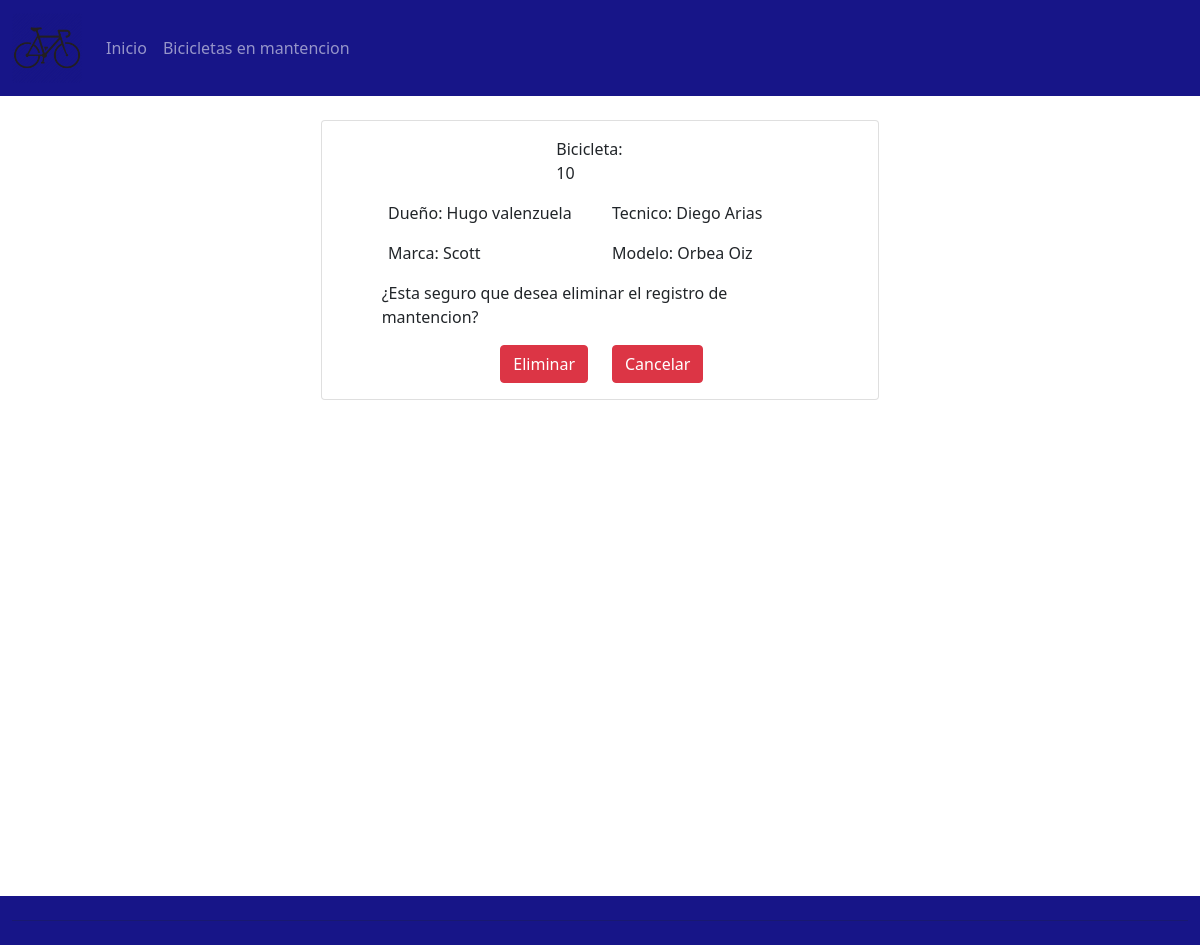
The page /eliminar/10 on the database its author committed.
### aplicacion/models.py (models this page shows, shortened)
class Bicicleta(models.Model):
    code=models.AutoField(primary_key=True)
    duenio=models.ForeignKey(Duenio, on_delete=models.PROTECT)
    tecnico=models.ForeignKey(Tecnico, on_delete=models.PROTECT)
    marca=models.ForeignKey(Marca, on_delete=models.PROTECT)
    modelo=models.ForeignKey(Modelo, on_delete=models.PROTECT)
    tiempo=models.IntegerField("Dias de mantenimiento",null=False)
    llegada=models.DateField("Dia de llegada (dd/mm/yyyy)",default=date.today)
    entrega=models.DateField(null=True,blank=True)

class Duenio(models.Model):
    duenio=models.CharField("Dueño",max_length=50)
    def __str__(self):
        return self.duenio

class Tecnico(models.Model):
    tecnico=models.CharField("Tecnico a cargo",max_length=50)
    def __str__(self):
        return self.tecnico

class Marca(models.Model):
    marca=models.CharField("Marca",max_length=50)
    def __str__(self):
        return self.marca

class Modelo(models.Model):
    modelo=models.CharField("Modelo",max_length=50,null=True)
    def __str__(self):
        return self.modelo

### aplicacion/views.py (the view)
# urls.py: path('eliminar/<id>',eliminar,name="eliminar")
def eliminar(request,id):
    mantencion_tokill=get_object_or_404(Bicicleta,code=id)
    contexto={
        "mantenciones":mantencion_tokill
    }
    if request.method=="POST":
        mantencion_tokill.delete()
        return redirect(to="mantencion")
    return render(request,"aplicacion/eliminar.html",contexto)
    rut

### aplicacion/templates/aplicacion/eliminar.html (shortened to what this page needs)
{% extends 'aplicacion/base.html' %}
{% load static %}
{%block contenido%}
<div class="container">
    <br>
    <div class="col-12 col-md-6 offset-md-3">
        <div class="card">
            <div class="card-body">
                <form action="" method="POST">
                    <div class="col-12 col-md-2 offset-md-5">
                        <p>Bicicleta: {{mantenciones.code}}</p>
                    </div>
                    <div class="row">
                        <div class="col-6">
                            <p style="padding-left: 20%;">Dueño: {{mantenciones.duenio}} </p>
                        </div>
                        <div class="col-6">
                            <p>Tecnico: {{mantenciones.tecnico}}</p>
                        </div>
                    </div>
                    <div class="row">
                        <div class="col-6">
                            <p style="padding-left: 20%;">Marca: {{mantenciones.marca}}</p>
                        </div>
                        <div class="col-6">
                            <p>Modelo: {{mantenciones.modelo}}</p>
                        </div>
                    </div>
                    <div class="col-12 col-md-10 offset-md-1">
                        <p>¿Esta seguro que desea eliminar el registro de mantencion?</p>
                    </div>
                    <div class="row">
                        <div class="col-6">
                            <input style="float: right;" type="submit" value="Eliminar" class="btn btn-danger">
                        </div>
                        <div class="col-6">
                            <a href={% url 'mantencion' %}><input type="button" value="Cancelar" class="btn btn-danger"></a>
                        </div>
                    </div>
                </form>
            </div>
        </div>
    </div>
</div>
{%endblock contenido%}

### aplicacion/static/aplicacion/css/miestilo.css (style rules this page uses)
.container { min-height:100vh; }

### rows shown on the page
Bicicleta: code "10", duenio "Hugo valenzuela", tecnico "Diego Arias", marca "Scott", modelo "Orbea Oiz"
